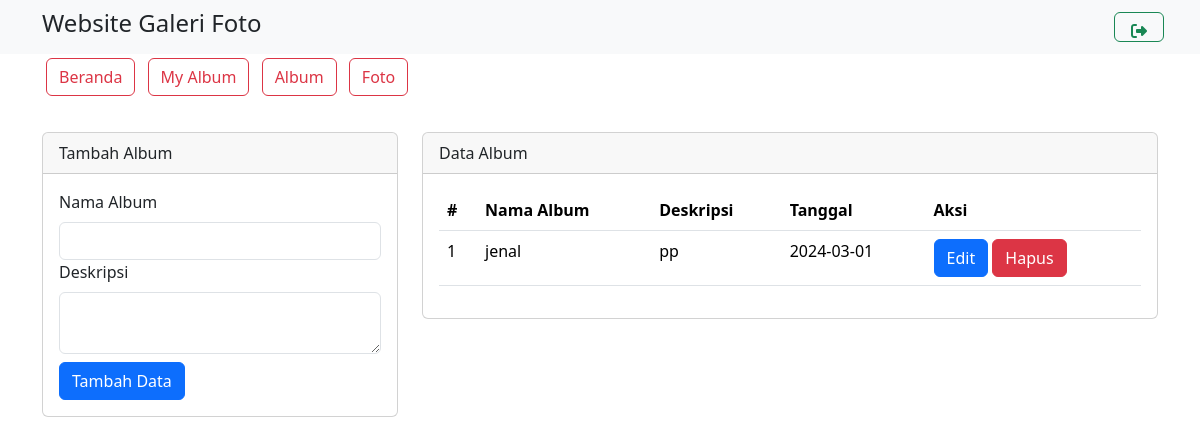
Page /user/album.php (signed in) on the earlier database version.
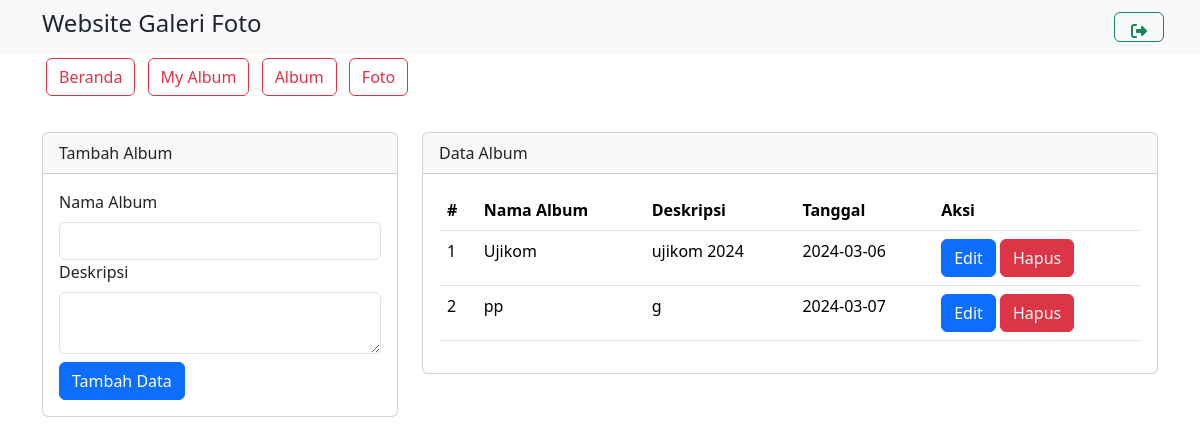
Same page on the later database version.
### tables this page shows
CREATE TABLE `album` (
  `albumid` int(11) NOT NULL,
  `namaalbum` varchar(255) NOT NULL,
  `deskripsi` text NOT NULL,
  `tanggaldibuat` date NOT NULL,
  `userid` int(11) NOT NULL
);

### user/album.php (the view, shortened to what this page needs)
<?php
include'../config/koneksi.php';
?>
<!DOCTYPE html>
<html lang="en">
<head>
    <link rel="stylesheet" type="text/css" href="../assets/css/bootstrap.min.css">
    <link rel="stylesheet" href="https://cdnjs.cloudflare.com/ajax/libs/font-awesome/6.5.1/css/all.min.css"/>
</head>
<body>
    <nav class="navbar navbar-expand-lg bg-body-tertiary">
        <div class="container">
        <h4>Website Galeri Foto</h4>
                <a href="../config/aksi_logout.php" class="btn btn-outline-success m-1" style="position:relative; left:10px; width: 50px; height: 30px;">
                    <i class="fas fa-sign-out-alt"></i>
                </a>
        </div>
    </nav>
            <div class="container">
                <a href="../user/index.php" class="btn btn-outline-danger m-1">Beranda</a>
                <a href="../user/home.php" class="btn btn-outline-danger m-1">My Album</a>
                <a href="../user/album.php" class="btn btn-outline-danger m-1">Album</a>
                <a href="../user/foto.php" class="btn btn-outline-danger m-1">Foto</a>
            </div>
    <div class="container mt-4">
        <div class="row">
            <div class="col-md-4">
                <div class="card mt-2">
                    <div class="card-header">Tambah Album</div>
                    <div class="card-body">
                        <form action="../config_user/aksi_album.php" method="POST">
                            <label class="form-label">Nama Album</label>
                            <input type="text" name="namaalbum" class="form-control" required>
                            <label class="form-label">Deskripsi</label>
                            <textarea class="form-control" name="deskripsi" required></textarea>
                            <button type="submit" class="btn btn-primary mt-2" name="tambah">Tambah Data</button>
                        </form>
                    </div>
                </div>
            </div>
            <div class="col-md-8">
                <div class="card mt-2">
                    <div class="card-header">Data Album</div>
                    <div class="card-body">
                        <table class="table">
                            <thead>
                                <tr>
                                    <th>#</th>
                                    <th>Nama Album</th>
                                    <th>Deskripsi</th>
                                    <th>Tanggal</th>
                                    <th>Aksi</th>
                                </tr>
                            </thead>
                            <tbody>
                                <?php
                   $no = 1;
                   $userid = $_SESSION[ 'userid'];
                   $sql = mysqli_query($koneksi, "SELECT * FROM album
                   WHERE userid='$userid'");
                   while ($data = mysqli_fetch_array($sql)){
                   ?>
                                <tr>
                                    <td><?php echo $no++ ?></td>
                                    <td><?php echo $data['namaalbum'] ?></td>
                                    <td><?php echo $data['deskripsi'] ?></td>
                                    <td><?php echo $data['tanggaldibuat'] ?></td>
                                    <td>
                                        <button type="button" class="btn btn-primary" data-bs-toggle="modal"
                                            data-bs-target="#edit<?php echo $data['albumid'] ?>">
                                            Edit
                                        </button>
                    </div>
                </div>
            </div>
        </div>
        <button type="button" class="btn btn-danger" data-bs-toggle="modal"
            data-bs-target="#hapus<?php echo $data['albumid'] ?>">
            Hapus
        </button>
        <?php } ?>
    </div>
</body>
</html>

Differences in the rows shown:
removed album: namaalbum "jenal", deskripsi "pp", tanggaldibuat "2024-03-01"
added album: namaalbum "Ujikom", deskripsi "ujikom 2024", tanggaldibuat "2024-03-06"
added album: namaalbum "pp", deskripsi "g", tanggaldibuat "2024-03-07"
